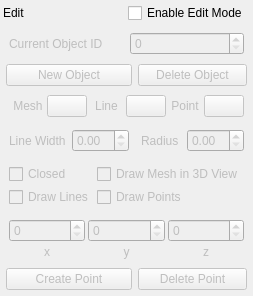
           <widget class="QWidget" name="widget_editControl" native="true">
            <layout class="QGridLayout" name="gridLayout_8">
             <property name="leftMargin">
              <number>3</number>
             </property>
             <property name="topMargin">
              <number>3</number>
             </property>
             <property name="rightMargin">
              <number>3</number>
             </property>
             <property name="bottomMargin">
              <number>3</number>
             </property>
             <property name="spacing">
              <number>3</number>
             </property>
             <item row="0" column="0">
              <widget class="QLabel" name="label_2">
               <property name="text">
                <string>Edit</string>
               </property>
              </widget>
             </item>
             <item row="1" column="0" colspan="2">
              <widget class="QWidget" name="editControl_widget" native="true">
               <property name="enabled">
                <bool>false</bool>
               </property>
               <layout class="QGridLayout" name="gridLayout_2">
                <property name="leftMargin">
                 <number>3</number>
                </property>
                <property name="topMargin">
                 <number>3</number>
                </property>
                <property name="rightMargin">
                 <number>3</number>
                </property>
                <property name="bottomMargin">
                 <number>3</number>
                </property>
                <item row="1" column="0">
                 <widget class="QPushButton" name="pushButton_create_object">
                  <property name="text">
                   <string>New Object</string>
                  </property>
                 </widget>
                </item>
                <item row="1" column="1">
                 <widget class="QPushButton" name="pushButton_delete_object">
                  <property name="text">
                   <string>Delete Object</string>
                  </property>
                 </widget>
                </item>
                <item row="0" column="0" colspan="2">
                 <widget class="QWidget" name="widget_10" native="true">
                  <layout class="QHBoxLayout" name="horizontalLayout_14">
                   <property name="spacing">
                    <number>7</number>
                   </property>
                   <property name="leftMargin">
                    <number>3</number>
                   </property>
                   <property name="topMargin">
                    <number>3</number>
                   </property>
                   <property name="rightMargin">
                    <number>3</number>
                   </property>
                   <property name="bottomMargin">
                    <number>3</number>
                   </property>
                   <item>
                    <widget class="QLabel" name="label_12">
                     <property name="text">
                      <string>Current Object ID</string>
                     </property>
                    </widget>
                   </item>
                   <item>
                    <widget class="QSpinBox" name="spinBox_object_id"/>
                   </item>
                  </layout>
                 </widget>
                </item>
                <item row="3" column="1">
                 <widget class="QWidget" name="widget_radius" native="true">
                  <layout class="QHBoxLayout" name="horizontalLayout_16">
                   <property name="leftMargin">
                    <number>3</number>
                   </property>
                   <property name="topMargin">
                    <number>3</number>
                   </property>
                   <property name="rightMargin">
                    <number>3</number>
                   </property>
                   <property name="bottomMargin">
                    <number>3</number>
                   </property>
                   <item>
                    <widget class="QLabel" name="label_17">
                     <property name="text">
                      <string>Radius</string>
                     </property>
                    </widget>
                   </item>
                   <item>
                    <widget class="QDoubleSpinBox" name="doubleSpinBox_radius"/>
                   </item>
                  </layout>
                 </widget>
                </item>
                <item row="5" column="0" colspan="2">
                 <widget class="QWidget" name="widget_point" native="true">
                  <property name="minimumSize">
                   <size>
                    <width>0</width>
                    <height>30</height>
                   </size>
                  </property>
                  <layout class="QGridLayout" name="gridLayout_11">
                   <property name="leftMargin">
                    <number>3</number>
                   </property>
                   <property name="topMargin">
                    <number>3</number>
                   </property>
                   <property name="rightMargin">
                    <number>3</number>
                   </property>
                   <property name="bottomMargin">
                    <number>3</number>
                   </property>
                   <property name="spacing">
                    <number>3</number>
                   </property>
                   <item row="0" column="1">
                    <widget class="QSpinBox" name="spinBox_point_y"/>
                   </item>
                   <item row="0" column="0">
                    <widget class="QSpinBox" name="spinBox_point_x"/>
                   </item>
                   <item row="0" column="2">
                    <widget class="QSpinBox" name="spinBox_point_z"/>
                   </item>
                   <item row="1" column="2">
                    <widget class="QLabel" name="label_20">
                     <property name="text">
                      <string>z</string>
                     </property>
                     <property name="alignment">
                      <set>Qt::AlignCenter</set>
                     </property>
                    </widget>
                   </item>
                   <item row="1" column="1">
                    <widget class="QLabel" name="label_19">
                     <property name="text">
                      <string>y</string>
                     </property>
                     <property name="alignment">
                      <set>Qt::AlignCenter</set>
                     </property>
                    </widget>
                   </item>
                   <item row="1" column="0">
                    <widget class="QLabel" name="label_18">
                     <property name="text">
                      <string>x</string>
                     </property>
                     <property name="alignment">
                      <set>Qt::AlignCenter</set>
                     </property>
                    </widget>
                   </item>
                  </layout>
                 </widget>
                </item>
                <item row="2" column="0" colspan="2">
                 <widget class="QWidget" name="widget_color" native="true">
                  <layout class="QHBoxLayout" name="horizontalLayout_17">
                   <property name="spacing">
                    <number>0</number>
                   </property>
                   <property name="leftMargin">
                    <number>3</number>
                   </property>
                   <property name="topMargin">
                    <number>3</number>
                   </property>
                   <property name="rightMargin">
                    <number>3</number>
                   </property>
                   <property name="bottomMargin">
                    <number>3</number>
                   </property>
                   <item>
                    <widget class="QLabel" name="label_14">
                     <property name="text">
                      <string>Mesh</string>
                     </property>
                     <property name="alignment">
                      <set>Qt::AlignCenter</set>
                     </property>
                    </widget>
                   </item>
                   <item>
                    <widget class="QPushButton" name="pushButton_mesh_color"/>
                   </item>
                   <item>
                    <widget class="QLabel" name="label_13">
                     <property name="text">
                      <string>Line</string>
                     </property>
                     <property name="alignment">
                      <set>Qt::AlignCenter</set>
                     </property>
                    </widget>
                   </item>
                   <item>
                    <widget class="QPushButton" name="pushButton_line_color"/>
                   </item>
                   <item>
                    <widget class="QLabel" name="label_15">
                     <property name="text">
                      <string>Point</string>
                     </property>
                     <property name="alignment">
                      <set>Qt::AlignCenter</set>
                     </property>
                    </widget>
                   </item>
                   <item>
                    <widget class="QPushButton" name="pushButton_point_color"/>
                   </item>
                  </layout>
                 </widget>
                </item>
                <item row="3" column="0">
                 <widget class="QWidget" name="widget_lineWidth" native="true">
                  <layout class="QHBoxLayout" name="horizontalLayout_15">
                   <property name="leftMargin">
                    <number>3</number>
                   </property>
                   <property name="topMargin">
                    <number>3</number>
                   </property>
                   <property name="rightMargin">
                    <number>3</number>
                   </property>
                   <property name="bottomMargin">
                    <number>3</number>
                   </property>
                   <item>
                    <widget class="QLabel" name="label_16">
                     <property name="text">
                      <string>Line Width</string>
                     </property>
                    </widget>
                   </item>
                   <item>
                    <widget class="QDoubleSpinBox" name="doubleSpinBox_lineWidth"/>
                   </item>
                  </layout>
                 </widget>
                </item>
                <item row="4" column="0" colspan="2">
                 <widget class="QWidget" name="widget_object_draw_setting" native="true">
                  <layout class="QGridLayout" name="gridLayout_10">
                   <property name="leftMargin">
                    <number>3</number>
                   </property>
                   <property name="topMargin">
                    <number>3</number>
                   </property>
                   <property name="rightMargin">
                    <number>3</number>
                   </property>
                   <property name="bottomMargin">
                    <number>3</number>
                   </property>
                   <property name="spacing">
                    <number>3</number>
                   </property>
                   <item row="1" column="0">
                    <widget class="QCheckBox" name="checkBox_closed">
                     <property name="text">
                      <string>Closed</string>
                     </property>
                    </widget>
                   </item>
                   <item row="2" column="0">
                    <widget class="QCheckBox" name="checkBox_drawLines">
                     <property name="text">
                      <string>Draw Lines</string>
                     </property>
                    </widget>
                   </item>
                   <item row="2" column="1">
                    <widget class="QCheckBox" name="checkBox_drawPoints">
                     <property name="text">
                      <string>Draw Points</string>
                     </property>
                    </widget>
                   </item>
                   <item row="1" column="1">
                    <widget class="QCheckBox" name="checkBox_drawMesh">
                     <property name="text">
                      <string>Draw Mesh in 3D View</string>
                     </property>
                    </widget>
                   </item>
                  </layout>
                 </widget>
                </item>
                <item row="6" column="0">
                 <widget class="QPushButton" name="pushButton_create_point">
                  <property name="text">
                   <string>Create Point</string>
                  </property>
                 </widget>
                </item>
                <item row="6" column="1">
                 <widget class="QPushButton" name="pushButton_delete_point">
                  <property name="text">
                   <string>Delete Point</string>
                  </property>
                 </widget>
                </item>
               </layout>
              </widget>
             </item>
             <item row="0" column="1">
              <widget class="QCheckBox" name="checkBox_editControl">
               <property name="text">
                <string>Enable Edit Mode</string>
               </property>
              </widget>
             </item>
            </layout>
           </widget>
